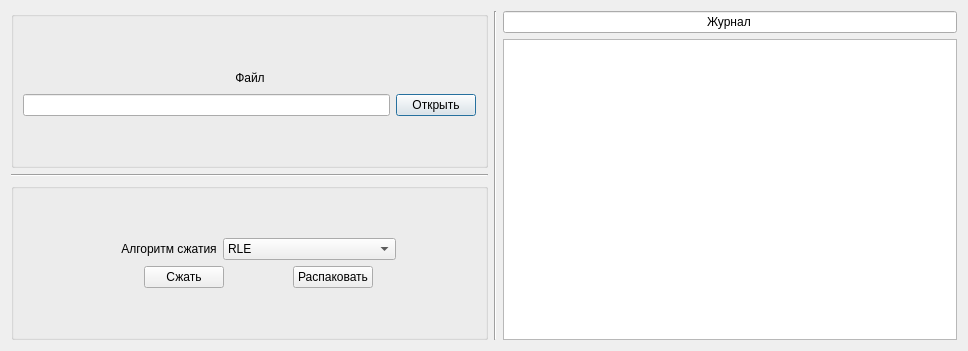
<?xml version="1.0" encoding="UTF-8"?>
<ui version="4.0">
 <class>windowGUI</class>
 <widget class="QDialog" name="windowGUI">
  <property name="geometry">
   <rect>
    <x>0</x>
    <y>0</y>
    <width>968</width>
    <height>351</height>
   </rect>
  </property>
  <property name="windowTitle">
   <string>Программа сжатия данных</string>
  </property>
  <layout class="QHBoxLayout" name="horizontalLayout_6">
   <item>
    <layout class="QVBoxLayout" name="verticalLayout_3" stretch="1,0,1">
     <item>
      <widget class="QGroupBox" name="groupBox">
       <property name="title">
        <string/>
       </property>
       <layout class="QGridLayout" name="gridLayout" rowstretch="1,0,0">
        <item row="1" column="0">
         <layout class="QVBoxLayout" name="verticalLayout_2">
          <item>
           <layout class="QHBoxLayout" name="horizontalLayout_2">
            <item>
             <spacer name="horizontalSpacer">
              <property name="orientation">
               <enum>Qt::Horizontal</enum>
              </property>
              <property name="sizeHint" stdset="0">
               <size>
                <width>40</width>
                <height>20</height>
               </size>
              </property>
             </spacer>
            </item>
            <item>
             <widget class="QLabel" name="label">
              <property name="text">
               <string>Файл</string>
              </property>
              <property name="alignment">
               <set>Qt::AlignCenter</set>
              </property>
             </widget>
            </item>
            <item>
             <spacer name="horizontalSpacer_2">
              <property name="orientation">
               <enum>Qt::Horizontal</enum>
              </property>
              <property name="sizeHint" stdset="0">
               <size>
                <width>40</width>
                <height>20</height>
               </size>
              </property>
             </spacer>
            </item>
           </layout>
          </item>
          <item>
           <layout class="QHBoxLayout" name="horizontalLayout">
            <item>
             <widget class="QLineEdit" name="path2File">
              <property name="readOnly">
               <bool>true</bool>
              </property>
             </widget>
            </item>
            <item>
             <widget class="QPushButton" name="btnOpenFile">
              <property name="text">
               <string>Открыть</string>
              </property>
             </widget>
            </item>
           </layout>
          </item>
         </layout>
        </item>
        <item row="2" column="0">
         <spacer name="verticalSpacer_2">
          <property name="orientation">
           <enum>Qt::Vertical</enum>
          </property>
          <property name="sizeHint" stdset="0">
           <size>
            <width>20</width>
            <height>40</height>
           </size>
          </property>
         </spacer>
        </item>
        <item row="0" column="0">
         <spacer name="verticalSpacer">
          <property name="orientation">
           <enum>Qt::Vertical</enum>
          </property>
          <property name="sizeHint" stdset="0">
           <size>
            <width>20</width>
            <height>40</height>
           </size>
          </property>
         </spacer>
        </item>
       </layout>
      </widget>
     </item>
     <item>
      <widget class="Line" name="line_2">
       <property name="orientation">
        <enum>Qt::Horizontal</enum>
       </property>
      </widget>
     </item>
     <item>
      <widget class="QGroupBox" name="gbAlg">
       <property name="title">
        <string/>
       </property>
       <layout class="QGridLayout" name="gridLayout_2">
        <item row="1" column="0">
         <spacer name="horizontalSpacer_8">
          <property name="orientation">
           <enum>Qt::Horizontal</enum>
          </property>
          <property name="sizeHint" stdset="0">
           <size>
            <width>58</width>
            <height>20</height>
           </size>
          </property>
         </spacer>
        </item>
        <item row="0" column="1">
         <spacer name="verticalSpacer_4">
          <property name="orientation">
           <enum>Qt::Vertical</enum>
          </property>
          <property name="sizeHint" stdset="0">
           <size>
            <width>17</width>
            <height>22</height>
           </size>
          </property>
         </spacer>
        </item>
        <item row="2" column="1">
         <spacer name="verticalSpacer_5">
          <property name="orientation">
           <enum>Qt::Vertical</enum>
          </property>
          <property name="sizeHint" stdset="0">
           <size>
            <width>17</width>
            <height>22</height>
           </size>
          </property>
         </spacer>
        </item>
        <item row="1" column="1">
         <layout class="QVBoxLayout" name="verticalLayout_4">
          <item>
           <layout class="QHBoxLayout" name="horizontalLayout_3">
            <item>
             <spacer name="horizontalSpacer_3">
              <property name="orientation">
               <enum>Qt::Horizontal</enum>
              </property>
              <property name="sizeHint" stdset="0">
               <size>
                <width>40</width>
                <height>20</height>
               </size>
              </property>
             </spacer>
            </item>
            <item>
             <widget class="QLabel" name="label_3">
              <property name="text">
               <string>Алгоритм сжатия</string>
              </property>
              <property name="alignment">
               <set>Qt::AlignCenter</set>
              </property>
             </widget>
            </item>
            <item>
             <widget class="QComboBox" name="cbAlgorithmType">
              <item>
               <property name="text">
                <string>RLE</string>
               </property>
              </item>
              <item>
               <property name="text">
                <string>Кодирование Хаффмана</string>
               </property>
              </item>
             </widget>
            </item>
            <item>
             <spacer name="horizontalSpacer_4">
              <property name="orientation">
               <enum>Qt::Horizontal</enum>
              </property>
              <property name="sizeHint" stdset="0">
               <size>
                <width>40</width>
                <height>20</height>
               </size>
              </property>
             </spacer>
            </item>
           </layout>
          </item>
          <item>
           <layout class="QHBoxLayout" name="horizontalLayout_5">
            <item>
             <spacer name="horizontalSpacer_10">
              <property name="orientation">
               <enum>Qt::Horizontal</enum>
              </property>
              <property name="sizeHint" stdset="0">
               <size>
                <width>40</width>
                <height>20</height>
               </size>
              </property>
             </spacer>
            </item>
            <item>
             <widget class="QPushButton" name="btnCompress">
              <property name="text">
               <string>Сжать</string>
              </property>
             </widget>
            </item>
            <item>
             <spacer name="horizontalSpacer_7">
              <property name="orientation">
               <enum>Qt::Horizontal</enum>
              </property>
              <property name="sizeHint" stdset="0">
               <size>
                <width>40</width>
                <height>20</height>
               </size>
              </property>
             </spacer>
            </item>
            <item>
             <widget class="QPushButton" name="btnDecompress">
              <property name="text">
               <string>Распаковать</string>
              </property>
             </widget>
            </item>
            <item>
             <spacer name="horizontalSpacer_11">
              <property name="orientation">
               <enum>Qt::Horizontal</enum>
              </property>
              <property name="sizeHint" stdset="0">
               <size>
                <width>40</width>
                <height>20</height>
               </size>
              </property>
             </spacer>
            </item>
           </layout>
          </item>
         </layout>
        </item>
        <item row="1" column="2">
         <spacer name="horizontalSpacer_9">
          <property name="orientation">
           <enum>Qt::Horizontal</enum>
          </property>
          <property name="sizeHint" stdset="0">
           <size>
            <width>40</width>
            <height>20</height>
           </size>
          </property>
         </spacer>
        </item>
       </layout>
      </widget>
     </item>
    </layout>
   </item>
   <item>
    <widget class="Line" name="line">
     <property name="orientation">
      <enum>Qt::Vertical</enum>
     </property>
    </widget>
   </item>
   <item>
    <layout class="QHBoxLayout" name="horizontalLayout_4">
     <item>
      <layout class="QVBoxLayout" name="verticalLayout">
       <item>
        <widget class="QLineEdit" name="lineEdit">
         <property name="text">
          <string>Журнал</string>
         </property>
         <property name="alignment">
          <set>Qt::AlignCenter</set>
         </property>
         <property name="readOnly">
          <bool>true</bool>
         </property>
        </widget>
       </item>
       <item>
        <widget class="QListView" name="journal"/>
       </item>
      </layout>
     </item>
    </layout>
   </item>
  </layout>
 </widget>
 <resources/>
 <connections/>
</ui>
